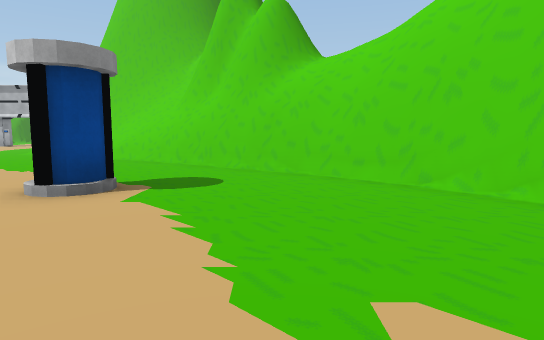
view 1 (above)

17 first-person views from a walk through a Unity game level. The camera is 1.4 m above the floor, tilts 6° down and sees 75° across. Doors are open. The floor is counted in squares, 2 m on a side. Each view is taken from the middle of a square. On the plan, view 1 faces up. The plan holds only what a view shows up to about 11 squares ahead; the rest is blank. The place goes on beyond the plan. The player character is not drawn. Some animated figures are not drawn. Some surface patterns are stand-ins.

view 2
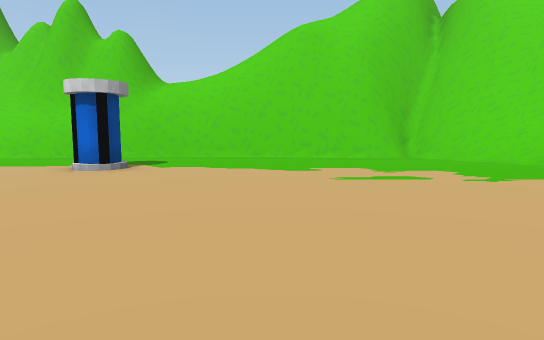

view 3
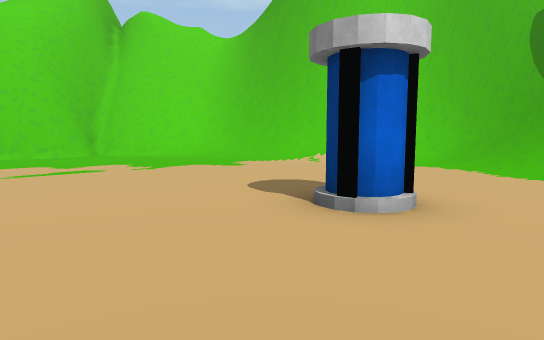

view 4
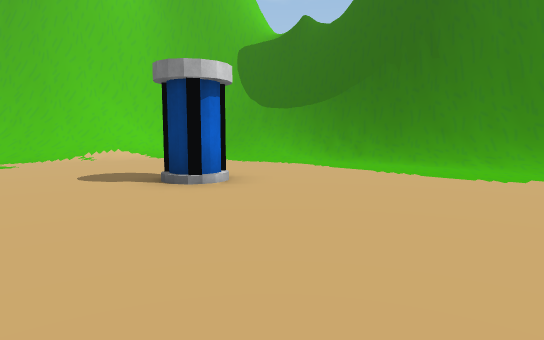

view 5
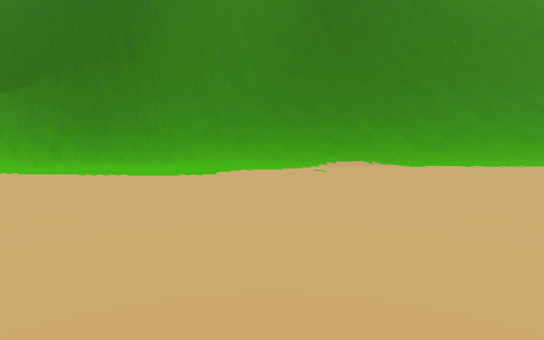

view 6
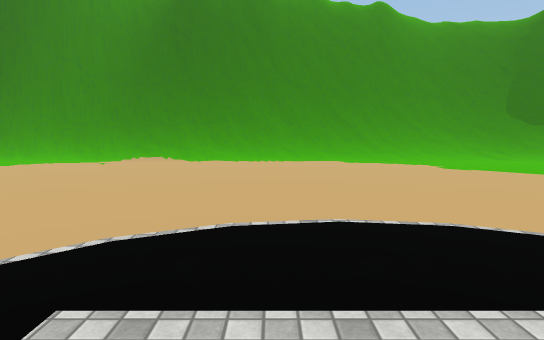

view 7
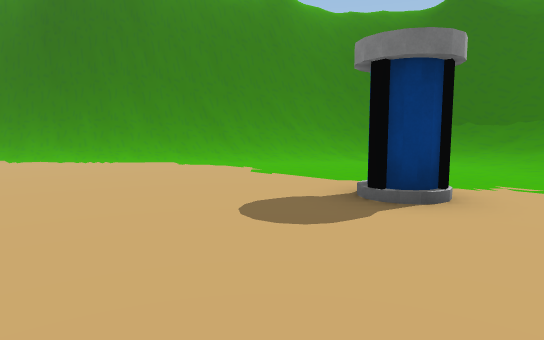

view 8
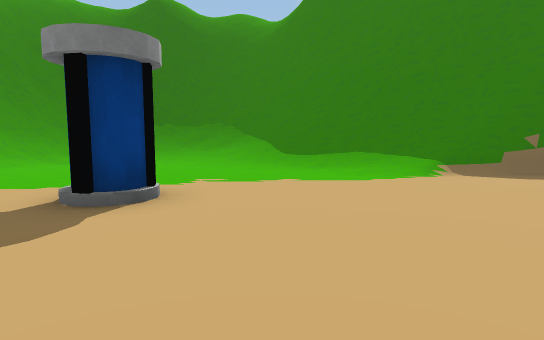

view 9
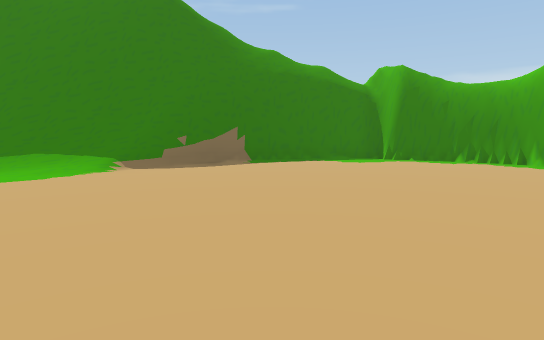

view 10
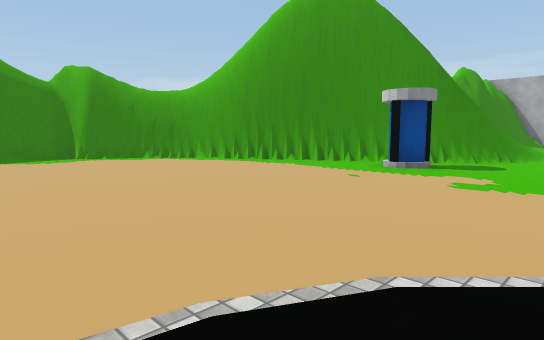

view 11
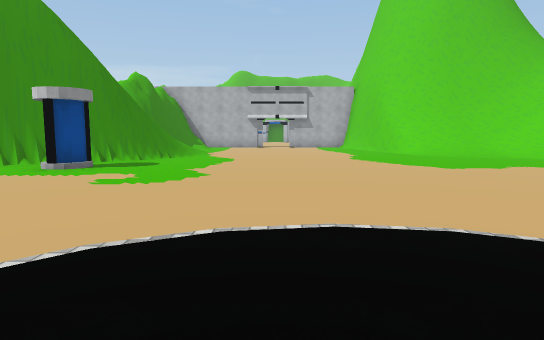

view 12
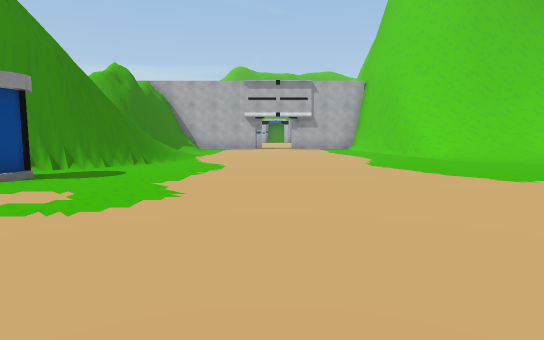

view 13
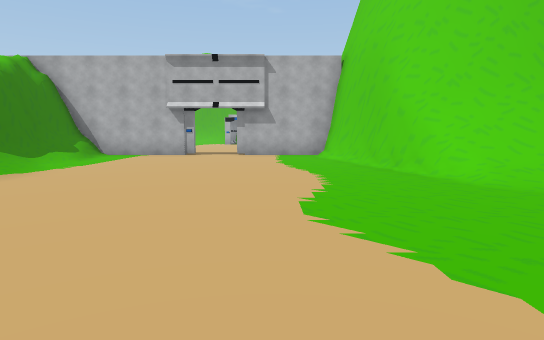

view 14
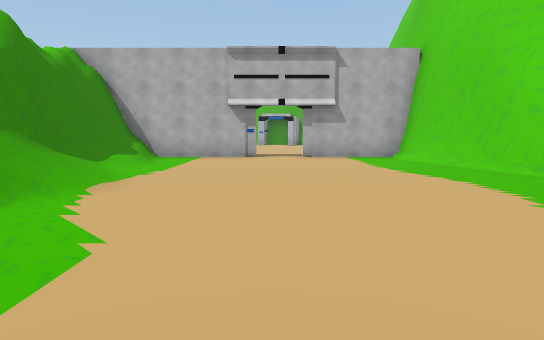

view 15
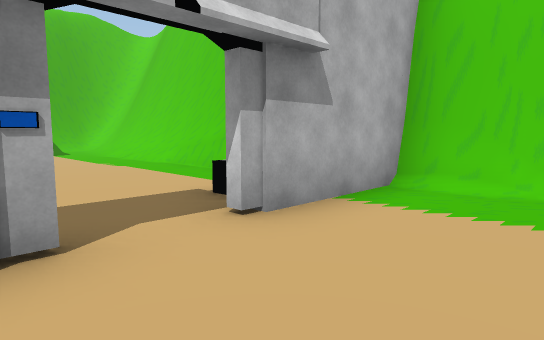

view 16
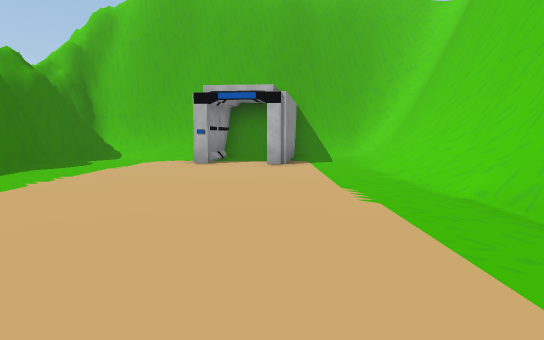

view 17
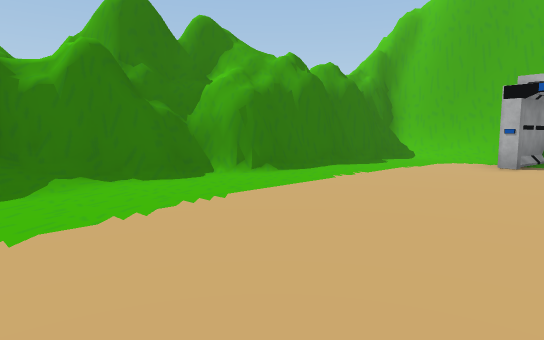

### Floor plan
Key: @ floor where view 1 was taken; # wall or solid block; . floor; / step, stairs or slope; D open door; = window, fence, low wall or low ledge; v drop or lower ground; P pillar.
Columns run from 26 left of view 1 to 6 right of it. Each row starts with its distance up from view 1.
 31        ####### ####
 30         ##///###./#
 29         ##..####.##
 28         ##..#DD..##
 27         ##.......#
 26       ####.......#
 25       ####.......#
 24        ###.......#
 23        ###.......#
 22        ##/.......#
 21        ##/.......
 20           ......
 19              ..
 18        =#####DD#.#
 17         #//......#
 16         #//......#
 15         #//......##
 14         #//.......##
 13          //.......####
 12           /.......///#
 11         ##/......../////
 10        v##...........///#
  9      /v##..............###
  8     v##.#P...............##
  7    ###.............. .....##
  6  /##...............  ......##
  5 /##...............    ......##
  4 v#...............     .PP....##
  3 #................     ........#
  2 #...............      ........##
  1 #...........         ..........##
  0 ##.............      .....@....##
 -1  #/........          ........../#
 -2  ##/.........  ..  ............/
 -3  ##//.........................//
 -4   #//........................//##
 -5   #//....P..............P....//#
 -6   ##//.......................//#
 -7   ##//......................./
 -8    #//.....................///#
 -9    #///................../////#
-10    ##///////////////////////###
-11     ###/////=##############  #
-12       #########

Where each view was taken, in squares from view 1:
view 1: 0 up, 0 right, facing up
view 2: 3 down, 5 left, facing up-right
view 3: 4 down, 6 left, facing right
view 4: 2 down, 7 left, facing down-right
view 5: 2 down, 7 left, facing down
view 6: 0 up, 12 left, facing down
view 7: 1 down, 16 left, facing down
view 8: 1 down, 16 left, facing down-left
view 9: 0 up, 15 left, facing left
view 10: 0 up, 14 left, facing up-left
view 11: 0 up, 13 left, facing up
view 12: 2 up, 13 left, facing up
view 13: 7 up, 11 left, facing up
view 14: 8 up, 13 left, facing up
view 15: 16 up, 14 left, facing up-right
view 16: 20 up, 12 left, facing up
view 17: 20 up, 12 left, facing up-left
